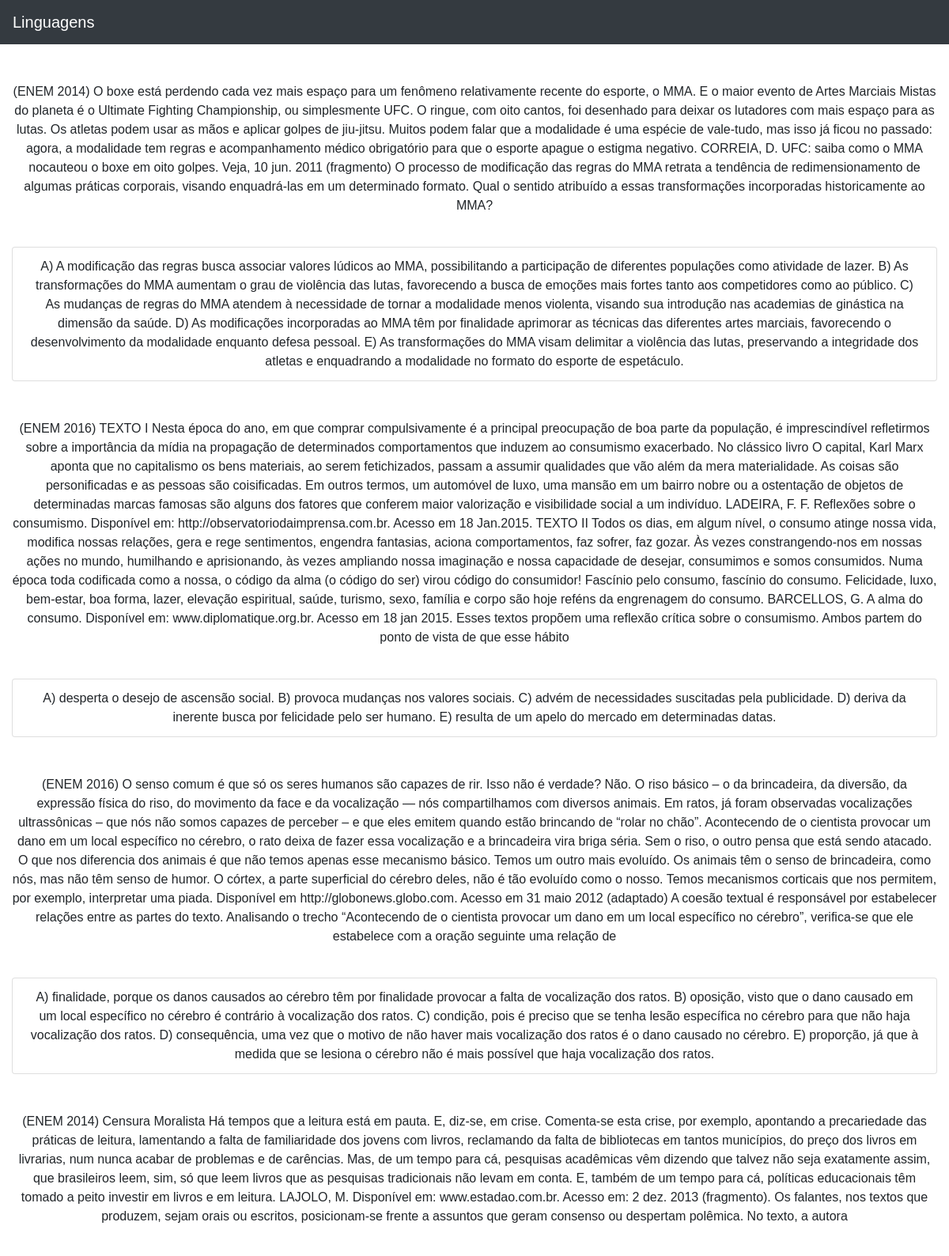
Screenshot of /questao.php?area=3 (upper part) with the database file from the repository.
### tables this page shows
CREATE TABLE `areaconhecimento` (
  `id` int(11) NOT NULL,
  `Nome` varchar(90) NOT NULL,
  `foto` varchar(90) DEFAULT NULL,
  `Questionario_id` int(11) NOT NULL
);

CREATE TABLE `resolucoes` (
  `id` int(11) NOT NULL,
  `correta` varchar(45) DEFAULT NULL,
  `descricao` longtext DEFAULT NULL,
  `AreaID` int(11) NOT NULL,
  `Questoes_id` int(11) NOT NULL
);

CREATE TABLE `questoes` (
  `id` int(11) NOT NULL,
  `Pergunta` longtext DEFAULT NULL,
  `Area` varchar(90) DEFAULT NULL,
  `Nome` varchar(45) NOT NULL,
  `Foto` varchar(90) DEFAULT NULL,
  `Questionario_id` int(11) NOT NULL
);

### questao.php (the view, shortened to what this page needs)
<?php
include_once 'conexao.php';
?>
<link rel="stylesheet" href="https://cdn.jsdelivr.net/npm/bootstrap@4.0.0/dist/css/bootstrap.min.css">
 <link rel="stylesheet" href="./style.css?v=<?php echo rand(0,999999);?>">
<?php
$area = $_GET['area'];
$sqlArea = "SELECT * FROM areaconhecimento WHERE id={$area}";
$result = mysqli_query($conexao, $sqlArea);
$row = mysqli_fetch_array($result, MYSQLI_ASSOC);
?>
</head>
<body class="container-fluid">
<header class="row">
     <nav class="navbar col-12 navbar-dark bg-dark">
  <a class="navbar-brand" href="index.php"><?php echo $row['Nome']?></a>
</nav>
         <?php
          $sql = "SELECT * FROM questoes AS q INNER JOIN resolucoes AS r ON q.id =r.Questoes_id WHERE q.Area={$area}";
          $result = mysqli_query( $conexao, $sql );
          while($row = mysqli_fetch_array($result, MYSQLI_ASSOC)){
          ?>
          <div class=" col-12 mt-5 font-weight-normal text-center">
            <p class="Nome"><?php echo $row['Pergunta']?></p>
            <ul class="list-group">
              <li class="resolucao mt-4 list-group-item"><?php echo $row['descricao']?></li>
            </ul>
            </div>
          <?php
          }
          ?>
<?php
include_once 'footer.php';
?>

### style.css (style rules this page uses)
* { font-family: Arial, Helvetica, sans-serif; margin: 0; }
body { position: absolute; overflow: auto; }

### rows the page displays
areaconhecimento: Nome "Linguagens"
resolucoes: Questoes.Pergunta "(ENEM 2014) O boxe está perdendo cada vez mais espaço para um fenômeno relativamente recente do esporte, o MMA. E o maior evento de Artes Marciais Mistas do planeta é o Ultimate Fighting Championship, ou simplesmente UFC. O ringue, com oito cantos, foi desenhado para deixar os lutadores com mais espaço para as lutas. Os atletas podem usar as mãos e aplicar golpes de jiu-jitsu. Muitos podem falar que a modalidade é uma espécie de vale-tudo, mas isso já ficou no passado: agora, a modalidade tem regras e acompanhamento médico obrigatório para que o esporte apague o estigma negativo. CORREIA, D. UFC: saiba como o MMA nocauteou o boxe em oito golpes. Veja, 10 jun. 2011 (fragmento) O processo de…", descricao "A) A modificação das regras busca associar valores lúdicos ao MMA, possibilitando a participação de diferentes populações como atividade de lazer. B) As transformações do MMA aumentam o grau de violência das lutas, favorecendo a busca de emoções mais fortes tanto aos competidores como ao público. C) As mudanças de regras do MMA atendem à necessidade de tornar a modalidade menos violenta, visando sua introdução nas academias de ginástica na dimensão da saúde. D) As modificações incorporadas ao MMA têm por finalidade aprimorar as técnicas das diferentes artes marciais, favorecendo o desenvolvimento da modalidade enquanto defesa pessoal. E) As transformações do MMA visam delimitar a violência…"
resolucoes: Questoes.Pergunta "(ENEM 2016) TEXTO I Nesta época do ano, em que comprar compulsivamente é a principal preocupação de boa parte da população, é imprescindível refletirmos sobre a importância da mídia na propagação de determinados comportamentos que induzem ao consumismo exacerbado. No clássico livro O capital, Karl Marx aponta que no capitalismo os bens materiais, ao serem fetichizados, passam a assumir qualidades que vão além da mera materialidade. As coisas são personificadas e as pessoas são coisificadas. Em outros termos, um automóvel de luxo, uma mansão em um bairro nobre ou a ostentação de objetos de determinadas marcas famosas são alguns dos fatores que conferem maior valorização e visibilidade social…", descricao "A) desperta o desejo de ascensão social. B) provoca mudanças nos valores sociais. C) advém de necessidades suscitadas pela publicidade. D) deriva da inerente busca por felicidade pelo ser humano. E) resulta de um apelo do mercado em determinadas datas."
resolucoes: Questoes.Pergunta "(ENEM 2016) O senso comum é que só os seres humanos são capazes de rir. Isso não é verdade? Não. O riso básico – o da brincadeira, da diversão, da expressão física do riso, do movimento da face e da vocalização — nós compartilhamos com diversos animais. Em ratos, já foram observadas vocalizações ultrassônicas – que nós não somos capazes de perceber – e que eles emitem quando estão brincando de “rolar no chão”. Acontecendo de o cientista provocar um dano em um local específico no cérebro, o rato deixa de fazer essa vocalização e a brincadeira vira briga séria. Sem o riso, o outro pensa que está sendo atacado. O que nos diferencia dos animais é que não temos apenas esse mecanismo básico.…", descricao "A) finalidade, porque os danos causados ao cérebro têm por finalidade provocar a falta de vocalização dos ratos. B) oposição, visto que o dano causado em um local específico no cérebro é contrário à vocalização dos ratos. C) condição, pois é preciso que se tenha lesão específica no cérebro para que não haja vocalização dos ratos. D) consequência, uma vez que o motivo de não haver mais vocalização dos ratos é o dano causado no cérebro. E) proporção, já que à medida que se lesiona o cérebro não é mais possível que haja vocalização dos ratos."
resolucoes: Questoes.Pergunta "(ENEM 2014) Censura Moralista Há tempos que a leitura está em pauta. E, diz-se, em crise. Comenta-se esta crise, por exemplo, apontando a precariedade das práticas de leitura, lamentando a falta de familiaridade dos jovens com livros, reclamando da falta de bibliotecas em tantos municípios, do preço dos livros em livrarias, num nunca acabar de problemas e de carências. Mas, de um tempo para cá, pesquisas acadêmicas vêm dizendo que talvez não seja exatamente assim, que brasileiros leem, sim, só que leem livros que as pesquisas tradicionais não levam em conta. E, também de um tempo para cá, políticas educacionais têm tomado a peito investir em livros e em leitura. LAJOLO, M. Disponível em:…"
